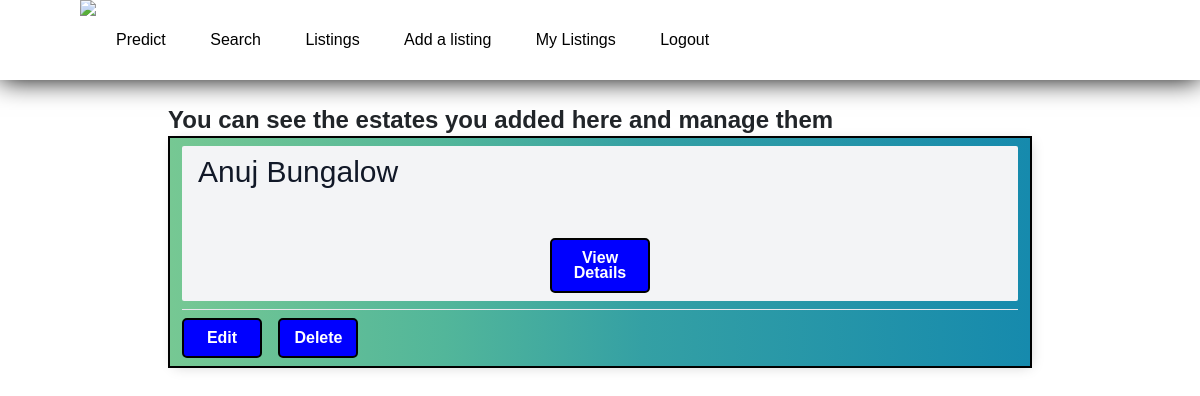
The page /user_specific_listings/ (signed in) on the database as committed earlier.
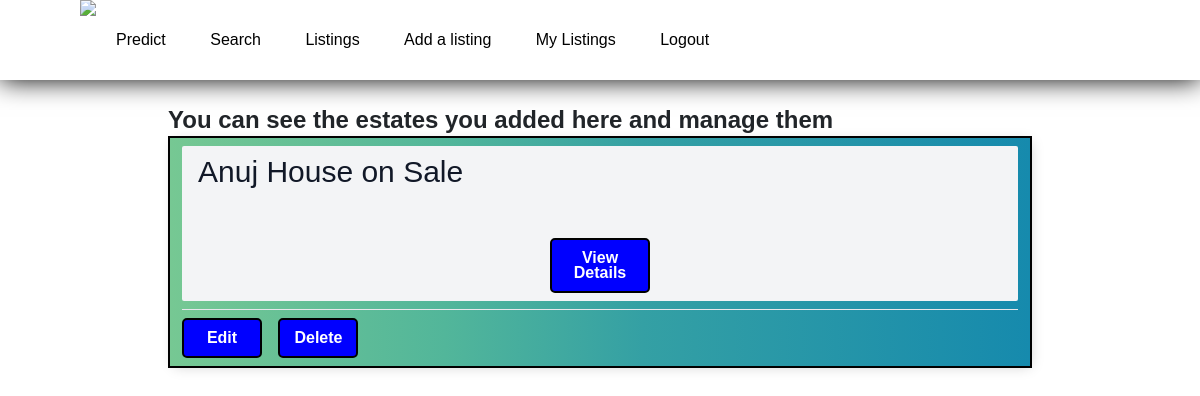
The same page on the database as committed later.
### listings/models.py (models this page shows, shortened)
class Listing(models.Model):
    Title = models.CharField(max_length=30, default='House on Sale')
    slug = models.CharField(max_length=100, null=True, blank=True)
    Location = models.CharField(max_length=30, default='Kalanki')
    City = models.CharField(max_length=30, default='Kathmandu')
    Price = models.IntegerField(default=9999999)
    Bedroom = models.IntegerField(default=1)
    Bathroom = models.IntegerField(default=1)
    Floors = models.IntegerField(default=1)
    Parking = models.IntegerField(default=1)
    Face = models.CharField(max_length=30, default="East")
    Area = models.IntegerField(default=100)
    Road_Width = models.IntegerField(default=0)
    Road_Type = models.CharField(max_length=30, default="Concrete")
    Build_Area = models.IntegerField(default=100)
    Amenities = models.CharField(max_length=30, default="Bathroom")
    Contact_number = models.IntegerField(default=9845654321)
    Contact_mail = models.EmailField(max_length=30, default='admin@gmail.com')
    Image = models.ImageField(max_length = 254)
    user = models.ForeignKey(User, on_delete=models.SET_NULL,null=True)
    is_sold = models.BooleanField(default=False)
    Description = models.CharField(max_length=1000, default="Please describe your estate here. You may also justify the price of your estate here.")
    likes = models.ManyToManyField(User, related_name='estate')

### listings/views.py (the view)
# urls.py: path('user_specific_listings/', user_specific_listings, name='user_specific_listings'),
@login_required
def user_specific_listings(request):
    queryset_list=Listing.objects.all()
    username = request.user.username
    queryset_list=Listing.objects.filter(user__username=username)
    context={
        'listings':queryset_list,
    }
    return render(request, "user_specific_listings.html", context)

### templates/user_specific_listings.html (shortened to what this page needs)
{% extends "base.html" %}
    {% block content %}
    {% if request.user.is_authenticated %}
    <h2 class="text-2xl text-black-600"><strong>You can see the estates you added here and manage them</strong></h2>
    <div class="container">
        {% if listings %}
        {% for listing in listings %}
            <div class="mt-2 px-3 py-2 bg-gray-100 rounded-sm">
                <h3 class="text-3xl text-gray-900">{{ listing.Title }}</h3><br>
                <br><center><a href="/listings/{{ listing.slug }}/" class="button">View Details</a></center>
            </div>
            <div>
                {% if request.user.is_authenticated %}
                <div class="mt-2 py-2 border-t border-gray-200">
                    <a href="/listings/{{ listing.id }}/edit/" class="other-buttons">
                        Edit</a>
                    <a href="/listings/{{ listing.id }}/delete/" class="ml-3 other-buttons">
                        Delete</a>
                </div>
                {% endif %}
            </div>
        {% endfor %}
        {% else %}
        <div class="col-md-12">
        <p>No Listings Available</p>
        </div>
        {% endif %}
    </div>
    {% endif %}
    {% endblock %}

Rows that differ between the two databases and show on the page:
removed Listing: Title "Anuj Bungalow"
now on this page (row edited): Listing: Title "Anuj House on Sale"
